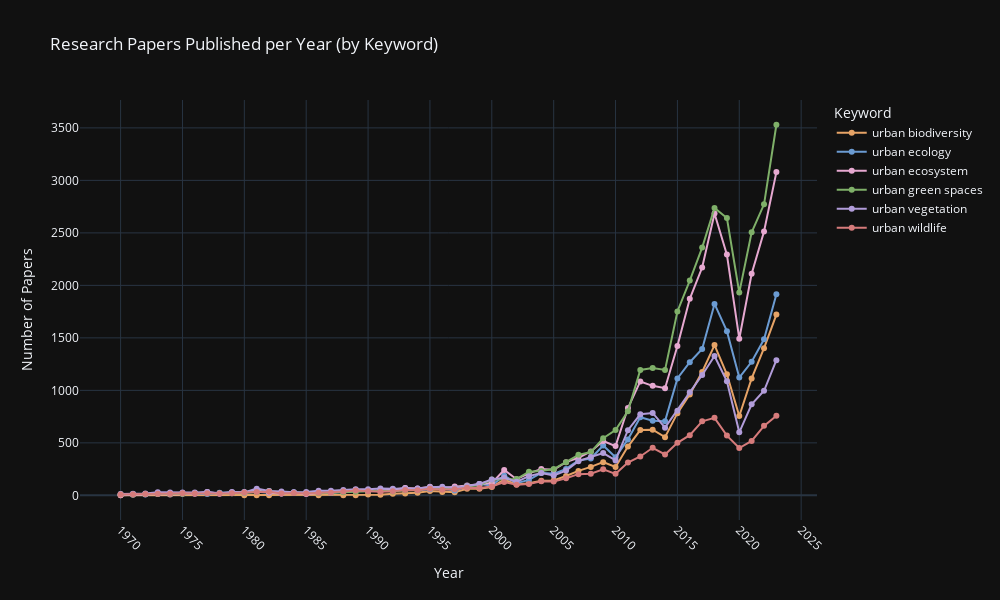

Notebook source saved alongside this figure:
### Markdown cell above
We see a clear trend, where research volume quickly grows over the years. A curious data point happens around 2020, with a sharp drop in papers published, likely linked to the COVID pandemic, with numbers quickly picking up right after, following a similar slope as before.

That being said, the same trend can be observed for ecology as a whole. That is, scientific research is increasing in its totality, not only in urban environments. Although, looking at the latest data, urban research seems to be catching up, which could mean we might see just as many studies in cities as in more natural environments. Another possibility for that trend could be a result of the pandemic, where the scientific community started showing greater interest in urban environments post COVID, but that interest could decrease with time.

Although these are just guesses, and only with time we'll be able to confirm or refute either hypothesis.

### Code cell
fig = px.line(
    df_keywords,
    x='year',
    y='paper_count',
    color='search_keyword',
    color_discrete_map=color_map,
    title='Research Papers Published per Year (by Keyword)',
    markers=True,
)

fig.update_layout(
    xaxis_title='Year',
    yaxis_title='Number of Papers',
    legend_title='Keyword',
    font=dict(size=12),
    width=1000,
    height=600,
    template='plotly_dark',
    xaxis=dict(showgrid=True,
               dtick=5,
               tickangle=45),
    yaxis=dict(showgrid=True),
)

fig.show()

### Figure 1 — Plotly figure (JSON) as saved in the notebook; plotly's stock layout.template omitted (floating-point values rounded to 4 significant figures)
{"data": [{"hovertemplate": "search_keyword=urban biodiversity<br>year=%{x}<br>paper_count=%{y}<extra></extra>", "legendgroup": "urban biodiversity", "line": {"color": "#E6A366", "dash": "solid"}, "marker": {"symbol": "circle"}, "mode": "lines+markers", "name": "urban biodiversity", "orientation": "v", "showlegend": true, "type": "scatter", "x": [1970, 1980, 1981, 1982, 1986, 1988, 1989, 1990, 1991, 1992, 1993, 1994, 1995, 1996, 1997, 1998, 1999, 2000, 2001, 2002, 2003, 2004, 2005, 2006, 2007, 2008, 2009, 2010, 2011, 2012, 2013, 2014, 2015, 2016, 2017, 2018, 2019, 2020, 2021, 2022, 2023], "xaxis": "x", "y": [1, 1, 1, 1, 1, 1, 1, 8, 5, 16, 18, 26, 41, 33, 30, 63, 62, 80, 151, 103, 116, 140, 141, 184, 233, 271, 316, 270, 465, 622, 625, 554, 783, 961, 1175, 1431, 1153, 756, 1114, 1402, 1722], "yaxis": "y"}, {"hovertemplate": "search_keyword=urban ecology<br>year=%{x}<br>paper_count=%{y}<extra></extra>", "legendgroup": "urban ecology", "line": {"color": "#6B9BD2", "dash": "solid"}, "marker": {"symbol": "circle"}, "mode": "lines+markers", "name": "urban ecology", "orientation": "v", "showlegend": true, "type": "scatter", "x": [1970, 1971, 1972, 1973, 1974, 1975, 1976, 1977, 1978, 1979, 1980, 1981, 1982, 1983, 1984, 1985, 1986, 1987, 1988, 1989, 1990, 1991, 1992, 1993, 1994, 1995, 1996, 1997, 1998, 1999, 2000, 2001, 2002, 2003, 2004, 2005, 2006, 2007, 2008, 2009, 2010, 2011, 2012, 2013, 2014, 2015, 2016, 2017, 2018, 2019, 2020, 2021, 2022, 2023], "xaxis": "x", "y": [7, 15, 9, 17, 17, 18, 19, 14, 25, 28, 33, 34, 24, 18, 29, 18, 24, 24, 33, 43, 41, 43, 48, 70, 49, 59, 65, 46, 83, 109, 95, 189, 115, 147, 214, 205, 252, 333, 351, 475, 364, 533, 744, 711, 707, 1114, 1268, 1394, 1823, 1564, 1122, 1272, 1486, 1915], "yaxis": "y"}, {"hovertemplate": "search_keyword=urban ecosystem<br>year=%{x}<br>paper_count=%{y}<extra></extra>", "legendgroup": "urban ecosystem", "line": {"color": "#E6A8D0", "dash": "solid"}, "marker": {"symbol": "circle"}, "mode": "lines+markers", "name": "urban ecosystem", "orientation": "v", "showlegend": true, "type": "scatter", "x": [1970, 1971, 1972, 1973, 1974, 1975, 1976, 1977, 1978, 1979, 1980, 1981, 1982, 1983, 1984, 1985, 1986, 1987, 1988, 1989, 1990, 1991, 1992, 1993, 1994, 1995, 1996, 1997, 1998, 1999, 2000, 2001, 2002, 2003, 2004, 2005, 2006, 2007, 2008, 2009, 2010, 2011, 2012, 2013, 2014, 2015, 2016, 2017, 2018, 2019, 2020, 2021, 2022, 2023], "xaxis": "x", "y": [1, 6, 10, 13, 9, 15, 16, 31, 15, 27, 29, 49, 28, 18, 27, 12, 25, 24, 35, 53, 46, 43, 56, 71, 65, 81, 70, 84, 94, 107, 117, 242, 154, 210, 252, 243, 316, 358, 418, 518, 469, 832, 1085, 1043, 1021, 1423, 1872, 2170, 2685, 2293, 1492, 2111, 2514, 3079], "yaxis": "y"}, {"hovertemplate": "search_keyword=urban green spaces<br>year=%{x}<br>paper_count=%{y}<extra></extra>", "legendgroup": "urban green spaces", "line": {"color": "#7FB069", "dash": "solid"}, "marker": {"symbol": "circle"}, "mode": "lines+markers", "name": "urban green spaces", "orientation": "v", "showlegend": true, "type": "scatter", "x": [1970, 1971, 1972, 1973, 1974, 1975, 1976, 1977, 1978, 1979, 1980, 1981, 1982, 1983, 1984, 1985, 1986, 1987, 1988, 1989, 1990, 1991, 1992, 1993, 1994, 1995, 1996, 1997, 1998, 1999, 2000, 2001, 2002, 2003, 2004, 2005, 2006, 2007, 2008, 2009, 2010, 2011, 2012, 2013, 2014, 2015, 2016, 2017, 2018, 2019, 2020, 2021, 2022, 2023], "xaxis": "x", "y": [10, 8, 13, 16, 13, 16, 22, 20, 20, 20, 22, 32, 42, 24, 26, 25, 21, 26, 29, 35, 38, 44, 37, 48, 50, 72, 62, 66, 90, 93, 152, 157, 155, 225, 231, 250, 315, 386, 412, 544, 622, 800, 1195, 1213, 1195, 1752, 2046, 2360, 2738, 2642, 1931, 2506, 2772, 3530], "yaxis": "y"}, {"hovertemplate": "search_keyword=urban vegetation<br>year=%{x}<br>paper_count=%{y}<extra></extra>", "legendgroup": "urban vegetation", "line": {"color": "#B19CD9", "dash": "solid"}, "marker": {"symbol": "circle"}, "mode": "lines+markers", "name": "urban vegetation", "orientation": "v", "showlegend": true, "type": "scatter", "x": [1970, 1971, 1972, 1973, 1974, 1975, 1976, 1977, 1978, 1979, 1980, 1981, 1982, 1983, 1984, 1985, 1986, 1987, 1988, 1989, 1990, 1991, 1992, 1993, 1994, 1995, 1996, 1997, 1998, 1999, 2000, 2001, 2002, 2003, 2004, 2005, 2006, 2007, 2008, 2009, 2010, 2011, 2012, 2013, 2014, 2015, 2016, 2017, 2018, 2019, 2020, 2021, 2022, 2023], "xaxis": "x", "y": [14, 14, 18, 30, 28, 28, 27, 31, 20, 33, 27, 64, 41, 37, 30, 32, 45, 43, 51, 59, 57, 66, 62, 63, 65, 77, 83, 69, 88, 108, 152, 168, 129, 183, 213, 189, 236, 326, 366, 403, 333, 621, 772, 785, 645, 807, 981, 1146, 1327, 1086, 600, 867, 996, 1287], "yaxis": "y"}, {"hovertemplate": "search_keyword=urban wildlife<br>year=%{x}<br>paper_count=%{y}<extra></extra>", "legendgroup": "urban wildlife", "line": {"color": "#D67B7B", "dash": "solid"}, "marker": {"symbol": "circle"}, "mode": "lines+markers", "name": "urban wildlife", "orientation": "v", "showlegend": true, "type": "scatter", "x": [1970, 1971, 1972, 1973, 1974, 1975, 1976, 1977, 1978, 1979, 1980, 1981, 1982, 1983, 1984, 1985, 1986, 1987, 1988, 1989, 1990, 1991, 1992, 1993, 1994, 1995, 1996, 1997, 1998, 1999, 2000, 2001, 2002, 2003, 2004, 2005, 2006, 2007, 2008, 2009, 2010, 2011, 2012, 2013, 2014, 2015, 2016, 2017, 2018, 2019, 2020, 2021, 2022, 2023], "xaxis": "x", "y": [8, 11, 13, 15, 15, 19, 18, 19, 17, 19, 28, 31, 34, 18, 23, 17, 24, 25, 37, 47, 40, 35, 38, 52, 49, 64, 54, 59, 73, 70, 85, 127, 102, 109, 135, 131, 163, 202, 206, 249, 205, 312, 370, 453, 390, 500, 573, 705, 738, 569, 451, 518, 662, 758], "yaxis": "y"}], "layout": {"font": {"size": 12}, "height": 600, "legend": {"title": {"text": "Keyword"}, "tracegroupgap": 0}, "title": {"text": "Research Papers Published per Year (by Keyword)"}, "width": 1000, "xaxis": {"anchor": "y", "domain": [0, 1], "dtick": 5, "showgrid": true, "tickangle": 45, "title": {"text": "Year"}}, "yaxis": {"anchor": "x", "domain": [0, 1], "showgrid": true, "title": {"text": "Number of Papers"}}}}
